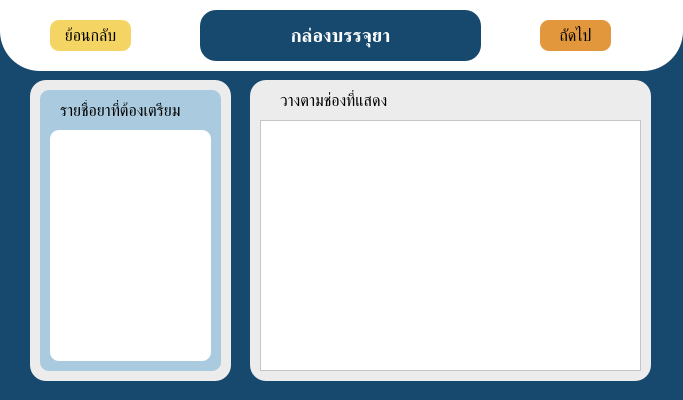
<?xml version="1.0" encoding="UTF-8"?>
<ui version="4.0">
 <class>prepare</class>
 <widget class="QMainWindow" name="prepare">
  <property name="geometry">
   <rect>
    <x>0</x>
    <y>0</y>
    <width>683</width>
    <height>400</height>
   </rect>
  </property>
  <property name="windowTitle">
   <string>เตรียมบอล</string>
  </property>
  <property name="styleSheet">
   <string notr="true">
background-color: rgb(23, 73, 110);</string>
  </property>
  <widget class="QWidget" name="centralwidget">
   <widget class="QFrame" name="frame">
    <property name="geometry">
     <rect>
      <x>0</x>
      <y>-60</y>
      <width>683</width>
      <height>131</height>
     </rect>
    </property>
    <property name="styleSheet">
     <string notr="true">border-radius: 40px;
background-color: rgb(255, 255, 255);</string>
    </property>
    <property name="frameShape">
     <enum>QFrame::StyledPanel</enum>
    </property>
    <property name="frameShadow">
     <enum>QFrame::Raised</enum>
    </property>
    <widget class="QLabel" name="prepare_label">
     <property name="geometry">
      <rect>
       <x>200</x>
       <y>70</y>
       <width>281</width>
       <height>51</height>
      </rect>
     </property>
     <property name="font">
      <font>
       <pointsize>14</pointsize>
       <weight>75</weight>
       <bold>true</bold>
      </font>
     </property>
     <property name="styleSheet">
      <string notr="true">border-radius: 16px;
color: rgb(255, 255, 255);
background-color: rgb(23, 73, 110);</string>
     </property>
     <property name="frameShape">
      <enum>QFrame::Box</enum>
     </property>
     <property name="lineWidth">
      <number>1</number>
     </property>
     <property name="text">
      <string>กล่องบรรจุยา</string>
     </property>
     <property name="textFormat">
      <enum>Qt::AutoText</enum>
     </property>
     <property name="scaledContents">
      <bool>false</bool>
     </property>
     <property name="alignment">
      <set>Qt::AlignCenter</set>
     </property>
     <property name="wordWrap">
      <bool>true</bool>
     </property>
    </widget>
    <widget class="QPushButton" name="add_back_pushButton">
     <property name="geometry">
      <rect>
       <x>50</x>
       <y>80</y>
       <width>81</width>
       <height>31</height>
      </rect>
     </property>
     <property name="font">
      <font>
       <pointsize>12</pointsize>
      </font>
     </property>
     <property name="styleSheet">
      <string notr="true">border-radius: 9px;
color: rgb(0, 0, 0);
background-color: rgb(244, 212, 99);</string>
     </property>
     <property name="text">
      <string>ย้อนกลับ</string>
     </property>
    </widget>
    <widget class="QPushButton" name="next_pushButton">
     <property name="geometry">
      <rect>
       <x>540</x>
       <y>80</y>
       <width>71</width>
       <height>31</height>
      </rect>
     </property>
     <property name="font">
      <font>
       <pointsize>12</pointsize>
      </font>
     </property>
     <property name="styleSheet">
      <string notr="true">border-radius: 9px;
color: rgb(0, 0, 0);
background-color: rgb(227, 151, 61);</string>
     </property>
     <property name="text">
      <string>ถัดไป</string>
     </property>
    </widget>
   </widget>
   <widget class="QFrame" name="frame_2">
    <property name="geometry">
     <rect>
      <x>30</x>
      <y>80</y>
      <width>201</width>
      <height>301</height>
     </rect>
    </property>
    <property name="styleSheet">
     <string notr="true">border-radius: 16px;
background-color: rgb(236, 236, 236);</string>
    </property>
    <property name="frameShape">
     <enum>QFrame::StyledPanel</enum>
    </property>
    <property name="frameShadow">
     <enum>QFrame::Raised</enum>
    </property>
    <widget class="QFrame" name="frame_3">
     <property name="geometry">
      <rect>
       <x>10</x>
       <y>10</y>
       <width>181</width>
       <height>281</height>
      </rect>
     </property>
     <property name="styleSheet">
      <string notr="true">border-radius: 9px;
background-color: rgb(170, 203, 223);</string>
     </property>
     <property name="frameShape">
      <enum>QFrame::StyledPanel</enum>
     </property>
     <property name="frameShadow">
      <enum>QFrame::Raised</enum>
     </property>
     <widget class="QLabel" name="label">
      <property name="geometry">
       <rect>
        <x>20</x>
        <y>10</y>
        <width>151</width>
        <height>21</height>
       </rect>
      </property>
      <property name="font">
       <font>
        <pointsize>12</pointsize>
       </font>
      </property>
      <property name="text">
       <string>รายชื่อยาที่ต้องเตรียม</string>
      </property>
     </widget>
     <widget class="QListWidget" name="listWidget">
      <property name="geometry">
       <rect>
        <x>10</x>
        <y>40</y>
        <width>161</width>
        <height>231</height>
       </rect>
      </property>
      <property name="styleSheet">
       <string notr="true">border-radius: 9px;
color: rgb(0, 0, 0);
background-color: rgb(255, 255, 255);
</string>
      </property>
      <property name="frameShape">
       <enum>QFrame::Box</enum>
      </property>
      <property name="frameShadow">
       <enum>QFrame::Plain</enum>
      </property>
      <property name="lineWidth">
       <number>1</number>
      </property>
     </widget>
    </widget>
   </widget>
   <widget class="QFrame" name="frame_4">
    <property name="geometry">
     <rect>
      <x>250</x>
      <y>80</y>
      <width>401</width>
      <height>301</height>
     </rect>
    </property>
    <property name="styleSheet">
     <string notr="true">border-radius: 16px;
background-color: rgb(236, 236, 236);</string>
    </property>
    <property name="frameShape">
     <enum>QFrame::StyledPanel</enum>
    </property>
    <property name="frameShadow">
     <enum>QFrame::Raised</enum>
    </property>
    <widget class="QLabel" name="label_2">
     <property name="geometry">
      <rect>
       <x>30</x>
       <y>10</y>
       <width>191</width>
       <height>21</height>
      </rect>
     </property>
     <property name="font">
      <font>
       <pointsize>12</pointsize>
      </font>
     </property>
     <property name="text">
      <string>วางตามช่องที่แสดง</string>
     </property>
    </widget>
   </widget>
   <widget class="QTableWidget" name="tableWidget">
    <property name="geometry">
     <rect>
      <x>260</x>
      <y>120</y>
      <width>381</width>
      <height>251</height>
     </rect>
    </property>
    <property name="styleSheet">
     <string notr="true">color: rgb(0, 0, 0);
background-color: rgb(255, 255, 255);
</string>
    </property>
   </widget>
  </widget>
 </widget>
 <resources/>
 <connections/>
</ui>
